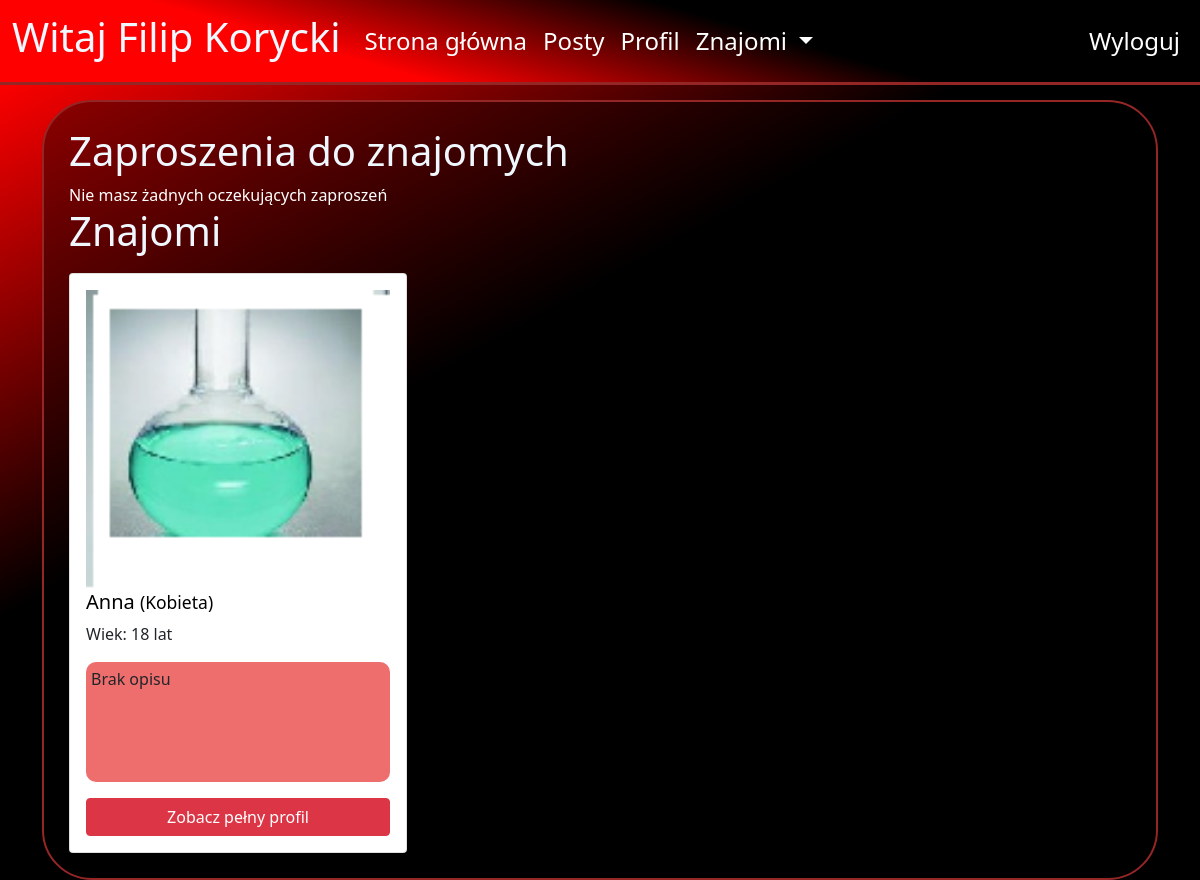
/profile/friend_list/5 (signed in), run on an earlier commit of the app's database.
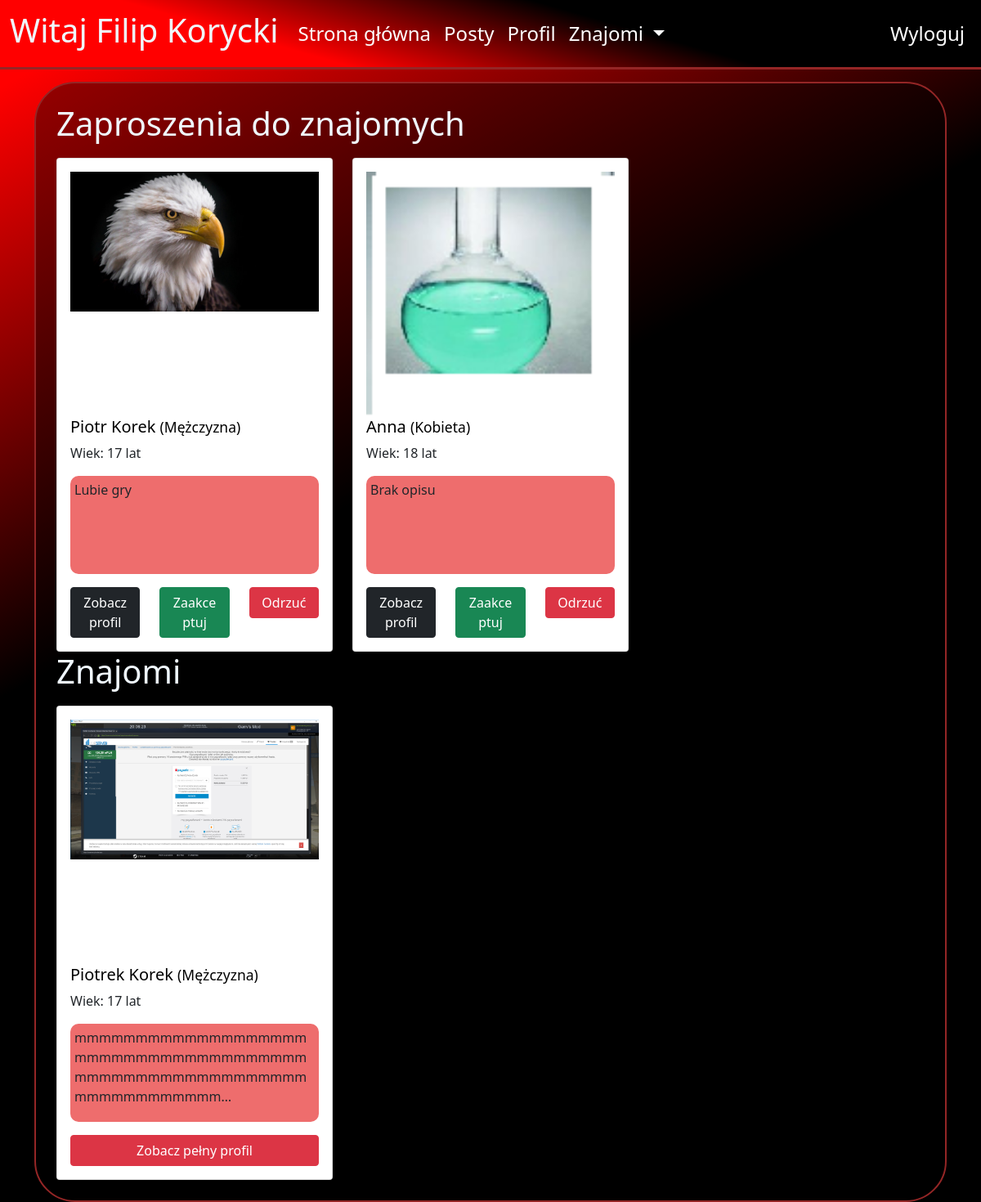
And on a later commit of the database.
### blog/models.py (models this page shows, shortened)
class Profile(models.Model):
    user = models.OneToOneField(User, null=True, on_delete=models.CASCADE)
    birth_date = models.DateField(blank=True,null=True)
    description = models.TextField(blank=True,null=True)
    first_name = models.CharField(blank=True, null=True, max_length=40)
    last_name = models.CharField(blank=True, null=True, max_length=40)
    country = models.CharField(blank=True, null=True, max_length=40)
    city = models.CharField(blank=True, null=True, max_length=40)
    height = models.DecimalField(blank=True,null=True, decimal_places=0, max_digits=120)
    weight = models.DecimalField(blank=True,null=True, decimal_places=0, max_digits=120)
    gender = models.CharField(blank=True,null=True, max_length=222)
    friends = models.ManyToManyField('self', blank=True)
    images = models.ManyToManyField("ProfileImage", related_name='+',blank=True)
    chats = models.ManyToManyField("ChatBox", related_name='+',blank=True)
    posts = models.ManyToManyField("Post", related_name='+',blank=True)
    def get_age(self):
        import datetime
        age = int((datetime.date.today() - self.birth_date).days/365.25)
        return age
    def get_name(self):
        if self.first_name and self.last_name:
            return str(str(self.first_name)+" "+str(self.last_name)) #+" ("+str(self.user.username)+")"
        elif self.first_name:
            return self.first_name
        else:
            return self.user.username

class FriendInvitation(models.Model):
    profile_from = models.ForeignKey(Profile, related_name='+', null=True,on_delete=models.CASCADE)
    profile_to = models.ForeignKey(Profile,related_name='+' , null=True, on_delete=models.CASCADE)
    displayed = models.BooleanField(default=False)
    date = models.DateField(auto_now_add=True)

### blog/views.py (the view)
# urls.py: path("profile/friend_list/<int:pk>", views.FriendListView.as_view(), name="friend_list"),
class FriendListView(View):
    def get(self, request, pk):
        profile = get_object_or_404(Profile, pk=pk)
        if not profile == request.user.profile:
            return redirect('auth_error')
        friend_requests = FriendInvitation.objects.all().filter(profile_to=profile)
        for friend_request in friend_requests:
            friend_request.displayed = True
        friends_id = []
        for friend in profile.friends.all():
            friends_id.append(friend.id)
        context={
            'profile':profile,
            'friend_requests':friend_requests,
            'friends_id':friends_id,
        }
        return render(request, 'blog/friends_list.html', context)

### blog/templates/blog/friends_list.html (shortened to what the changed rows need)
{% extends "blog/base.html"%}
{% load static %}
{%block content%}
<div class="container background_v1" >
<h1>Zaproszenia do znajomych</h1>
<div class="row">
{%for request in friend_requests%}
    {%if not user.profile.id in friends_id%}
    <div class="col-sm-12 col-md-4">
                <div class="card main_page_card" style="margin-top: 10px;">
                    <div class="card-body">
                    {% if request.profile_from.images%}
                    <div style="width: 100%; position:relative;">
                        {%for image in request.profile_from.images.all %}
                            {% if forloop.last %}
                                <div class="fake_box"> </div>
                                <br />
                            {%endif%}
                        {%empty%}
                            <img src="{% static 'user.png' %}" class="profile_image">
                            <div class="fake_box"> </div>
                            <br />
                        {%endfor%}
                    </div>
                    {%endif%}
                    <h5 class="card-title">
                    {{request.profile_from.get_name}}
                    {% if not request.profile_from.gender == None%}
                    <small>({{request.profile_from.gender}})</small>
                    {%endif%}
                    </h5>
                    <p class="card-text">Wiek: {{request.profile_from.get_age}} lat</p>
                    <p class="card-text main_page_desc" >
                    {% if request.profile_from.description %}
                        {{request.profile_from.description|truncatechars:70}}
                        {% else %}
                        Brak opisu
                    {%  endif   %}
                    </p>
                    <div class="row">
                        <div class="col-sm-12 col-md-4">
                            <a style="width:100%;" href="{%url 'profile' request.profile_from.id%}" class="btn btn-dark">Zobacz profil</a>
                        </div>
                        <div class="col-sm-12 col-md-4">
                            <form action="{% url 'akcept_firend_request' request.id profile.id %}" method="POST">
                                <button style="width:100%;" type="submit" class="btn btn-success" >Zaakceptuj </button>
                            </form>
                        </div>
                        <div class="col-sm-12 col-md-4">
                            <form action="{% url 'reject_firend_request' request.id profile.id %}" method="POST">
                                <button style="width:100%;" type="submit" class="btn btn-danger" >Odrzuć</button>
                            </form>
                        </div>
                    </div>
                    </div>
                </div>
            </div>
    {%endif%}
{% empty %}
<span style="color:white;">
    Nie masz żadnych oczekujących zaproszeń
</span>
{%endfor%}
</div>
<h1>Znajomi</h1>
<div class="row">
    {%for profile in profile.friends.all%}
    <div class="col-sm-12 col-md-4">
                <div class="card main_page_card" style="margin-top: 10px;">
                    <div class="card-body">
                    {% if profile.images%}
                    <div style="width: 100%; position:relative;">
                        {%for image in profile.images.all %}
                            {% if forloop.last %}
                                <div class="fake_box"> </div>
                                <br />
                            {%endif%}
                        {%empty%}
                            <img src="{% static 'user.png' %}" class="profile_image">
                            <div class="fake_box"> </div>
                            <br />
                        {%endfor%}
                    </div>
                    {%endif%}
                    <h5 class="card-title">
                    {{profile.get_name}}
                    {% if not profile.gender == None%}
                    <small>({{profile.gender}})</small>
                    {%endif%}
                    </h5>
                    <p class="card-text">Wiek: {{profile.get_age}} lat</p>
                    <p class="card-text main_page_desc" >
                    {% if profile.description %}
                        {{profile.description|truncatechars:70}}
                        {% else %}
                        Brak opisu
                    {%  endif   %}
                    </p>
                    <a href="{%url 'profile' profile.id%}" class="btn btn-danger">Zobacz pełny profil</a>
                    </div>
                </div>
            </div>
    {% empty %}
        <span style="color:white;">
            Nie masz jeszcze żadnych dodanych znajomych
        </span>
    {%endfor%}
</div>
</div>
{% endblock %}

What changed in the data, as far as the page shows it:
no longer on this page (row unchanged): Profile: get_name "Anna", gender "Kobieta", get_age "18", description "Brak opisu"
added FriendInvitation: profile_from.get_name "Piotr Korek", profile_from.gender "Mężczyzna", profile_from.get_age "17", profile_from.description "Lubie gry"
added FriendInvitation: profile_from.get_name "Anna", profile_from.gender "Kobieta", profile_from.get_age "18", shows "Brak opisu"
now on this page (row unchanged): Profile: get_name "Piotrek Korek", gender "Mężczyzna", get_age "17", description "mmmmmmmmmmmmmmmmmmmmmmmmmmmmmmmmmmmmmmmmmmmmmmmmmmmmmmmmmmmmmmmmmmmmm…"
Also different on the page:
text no longer shown: "Nie masz żadnych oczekujących zaproszeń"
